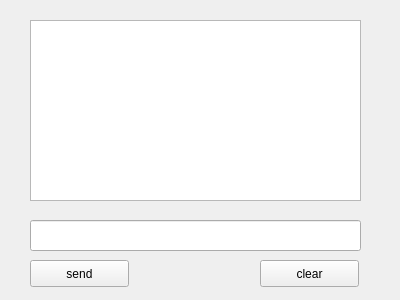
<?xml version="1.0" encoding="UTF-8"?>
<ui version="4.0">
 <class>Widget</class>
 <widget class="QWidget" name="Widget">
  <property name="geometry">
   <rect>
    <x>0</x>
    <y>0</y>
    <width>400</width>
    <height>300</height>
   </rect>
  </property>
  <property name="windowTitle">
   <string>Widget</string>
  </property>
  <widget class="QTextEdit" name="textEdit">
   <property name="geometry">
    <rect>
     <x>30</x>
     <y>20</y>
     <width>331</width>
     <height>181</height>
    </rect>
   </property>
  </widget>
  <widget class="QLineEdit" name="lineEdit">
   <property name="geometry">
    <rect>
     <x>30</x>
     <y>220</y>
     <width>331</width>
     <height>31</height>
    </rect>
   </property>
  </widget>
  <widget class="QPushButton" name="pushButton_send">
   <property name="geometry">
    <rect>
     <x>30</x>
     <y>260</y>
     <width>99</width>
     <height>27</height>
    </rect>
   </property>
   <property name="text">
    <string>send</string>
   </property>
  </widget>
  <widget class="QPushButton" name="pushButton_clear">
   <property name="geometry">
    <rect>
     <x>260</x>
     <y>260</y>
     <width>99</width>
     <height>27</height>
    </rect>
   </property>
   <property name="text">
    <string>clear</string>
   </property>
  </widget>
 </widget>
 <layoutdefault spacing="6" margin="11"/>
 <resources/>
 <connections/>
</ui>
